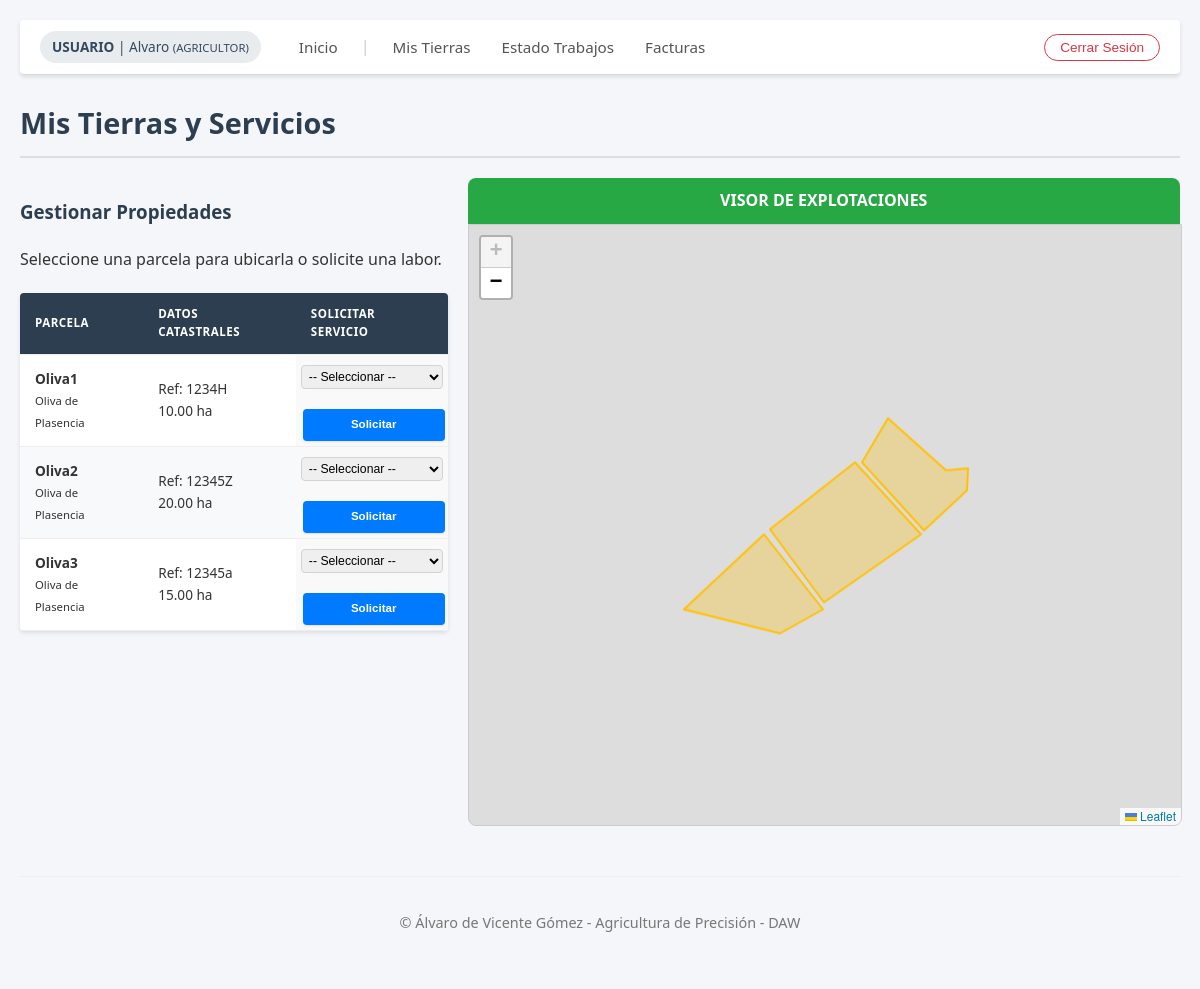
The app's page /mis_parcelas.php (signed in) with its own data.
### tables this page shows
CREATE TABLE `parcelas` (
  `codigo_parcela` int(11) NOT NULL AUTO_INCREMENT,
  `login_agricultor` varchar(50) DEFAULT NULL,
  `nombre` varchar(100) NOT NULL,
  `poligono` varchar(20) DEFAULT NULL,
  `referencia_catastral` varchar(50) DEFAULT NULL,
  `hectareas` decimal(10,2) DEFAULT NULL,
  `municipio` varchar(50) DEFAULT NULL,
  `latitud` decimal(10,6) DEFAULT NULL COMMENT 'Centroide Lat',
  `longitud` decimal(10,6) DEFAULT NULL COMMENT 'Centroide Lon',
  `borde_poligono` longtext DEFAULT NULL COMMENT 'Coordenadas GeoJSON',
  PRIMARY KEY (`codigo_parcela`),
  KEY `login_agricultor` (`login_agricultor`),
  CONSTRAINT `parcelas_ibfk_1` FOREIGN KEY (`login_agricultor`) REFERENCES `usuarios` (`login`) ON DELETE CASCADE
);

### mis_parcelas.php (the view, shortened to what this page needs)
<?php
require("conexion.php");
$mi_login = $_SESSION['usuario'];
include("includes/header.php");
?>
<h1>Mis Tierras y Servicios</h1>
<div class="contenedor-mapa">
    <div class="col-form" style="flex: 1.2;">
        <h3>Gestionar Propiedades</h3>
        <p>Seleccione una parcela para ubicarla o solicite una labor.</p>
        <table style="font-size: 0.85em;">
            <thead>
                <tr>
                    <th>Parcela</th>
                    <th>Datos Catastrales</th>
                    <th>Solicitar Servicio</th>
                </tr>
            </thead>
            <tbody>
                <?php
                $sql = "SELECT * FROM parcelas WHERE login_agricultor = '$mi_login' ORDER BY nombre ASC";
                $res = mysqli_query($conexion, $sql);
                while ($p = mysqli_fetch_array($res)) {
                    echo "<tr onclick='focalizarParcela(" . $p['codigo_parcela'] . ")' style='cursor:pointer;'>";
                    echo "<td><b>" . $p['nombre'] . "</b><br><small>" . $p['municipio'] . "</small></td>";
                    echo "<td>Ref: " . $p['referencia_catastral'] . "<br>" . $p['hectareas'] . " ha</td>";
                    echo "<td onclick='event.stopPropagation();' style='background:#f9f9f9; padding:5px;'>";
                    echo "<form method='POST' style='display:flex; flex-direction:column; gap:5px; margin:0;'>";
                    echo "<select name='tipo_labor' required style='padding:3px; font-size:0.9em;'>
                            <option value=''>-- Seleccionar --</option>
                            <option value='Arado'>Arado</option>
                            <option value='Siembra'>Siembra</option>
                            <option value='Fumigación'>Fumigación</option>
                            <option value='Cosecha'>Cosecha</option>
                            <option value='Desbroce'>Desbroce</option>
                          </select>";
                    echo "<button type='submit' name='btn_solicitar' class='btn-accion btn-azul-oscuro' style='width:100%;'>Solicitar</button>";
                    echo "</form>";
                    echo "</td>";
                    echo "</tr>";
                }
                ?>
            </tbody>
        </table>
    </div>
    <div class="col-visor">
        <div class="herramientas-mapa" style="background: #28a745;">VISOR DE EXPLOTACIONES</div>
        <div id="mapa"></div>
    </div>
</div>
<?php include("includes/footer.php"); ?>

### css/estilos.css (style rules this page uses)
:root { --color-primario: #2c3e50; --color-secundario: #34495e; --color-acento: #28a745; --color-acento-hover: #218838; --color-peligro: #dc3545; --color-fondo: #f4f6f9; --color-blanco: #ffffff; --color-texto: #333333; --bg-pendiente: #fff3cd; --txt-pendiente: #856404; --bg-curso: #d1ecf1; --txt-curso: #0c5460; --bg-final: #d4edda; --txt-final: #155724; --radio-borde: 4px; --sombra-suave: 0 2px 4px rgba(0,0,0,0.1); }
body { font-family: 'Segoe UI', Tahoma, Geneva, Verdana, sans-serif; margin: 0; padding: 20px; background: var(--color-fondo); color: var(--color-texto); line-height: 1.6; }
h1, h2, h3 { color: var(--color-primario); margin-bottom: 20px; }
h1 { border-bottom: 2px solid #ddd; padding-bottom: 10px; font-size: 1.8em; }
input[type=text], input[type=password], input[type=email], input[type=date], input[type=number], select { width: 100%; padding: 10px; margin: 5px 0 15px 0; border: 1px solid #ced4da; border-radius: var(--radio-borde); box-sizing: border-box; font-size: 1em; }
input[type=submit], button { background-color: var(--color-acento); color: white; padding: 10px 20px; border: none; border-radius: var(--radio-borde); cursor: pointer; font-size: 1em; transition: background 0.3s; }
table { width: 100%; border-collapse: collapse; margin-top: 20px; background: var(--color-blanco); box-shadow: var(--sombra-suave); border-radius: var(--radio-borde); overflow: hidden; }
th, td { border-bottom: 1px solid #eee; padding: 12px 15px; text-align: left; vertical-align: middle; }
th { background-color: var(--color-primario); color: white; font-weight: 600; text-transform: uppercase; font-size: 0.85em; letter-spacing: 0.5px; }
tr:nth-child(even) { background-color: #f8f9fa; }
.dashboard, .dashboard-agri, .contenedor-mapa { display: flex; gap: 20px; flex-wrap: wrap; }
.col-form { flex: 1; min-width: 300px; }
.col-visor { flex: 2; min-width: 400px; }
#mapa { height: 600px; width: 100%; border: 1px solid #ccc; border-radius: 0 0 8px 8px; }
.herramientas-mapa { background: var(--color-primario); color: white; padding: 10px; text-align: center; border-radius: 8px 8px 0 0; font-weight: bold; }
.btn-accion { display: inline-flex; align-items: center; justify-content: center; padding: 6px 12px !important; border: none; border-radius: 4px; font-size: 0.85em !important; font-weight: 600; text-decoration: none !important; cursor: pointer; transition: all 0.2s ease-in-out; color: white !important; line-height: 1.2; box-shadow: 0 1px 2px rgba(0,0,0,0.1); height: 32px; margin: 0 2px; }
.btn-azul-oscuro { background-color: #007bff !important; }

### records on screen
parcelas: nombre "Oliva1", municipio "Oliva de Plasencia", referencia_catastral "1234H", hectareas "10.00"
parcelas: nombre "Oliva2", municipio "Oliva de Plasencia", referencia_catastral "12345Z", hectareas "20.00"
parcelas: nombre "Oliva3", municipio "Oliva de Plasencia", referencia_catastral "12345a", hectareas "15.00"

### other values on screen
$nombre_usuario "Alvaro"
$rol_actual "AGRICULTOR"
